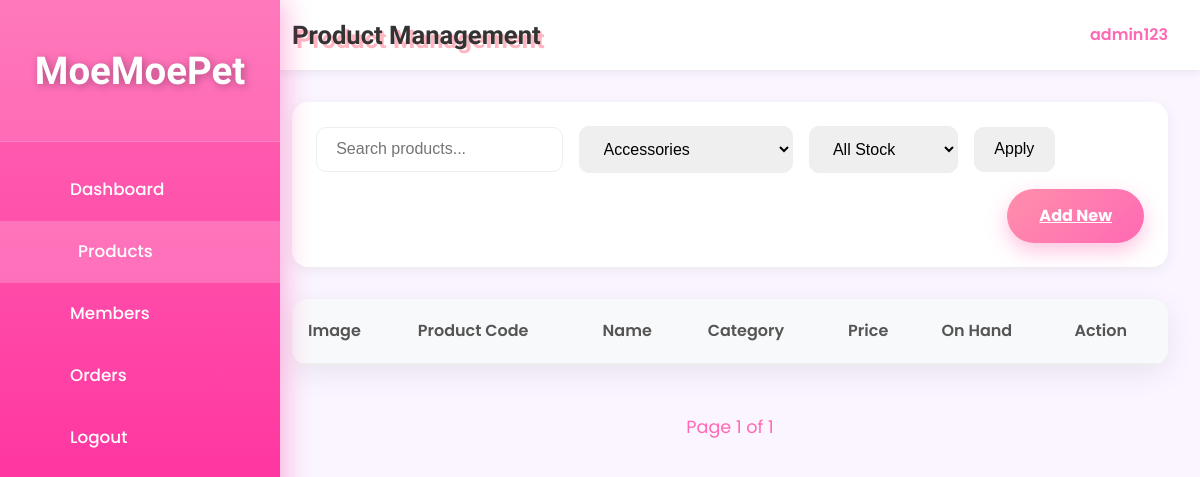
Page /admin/product_list.php?category=5 (signed in) on the earlier database version.
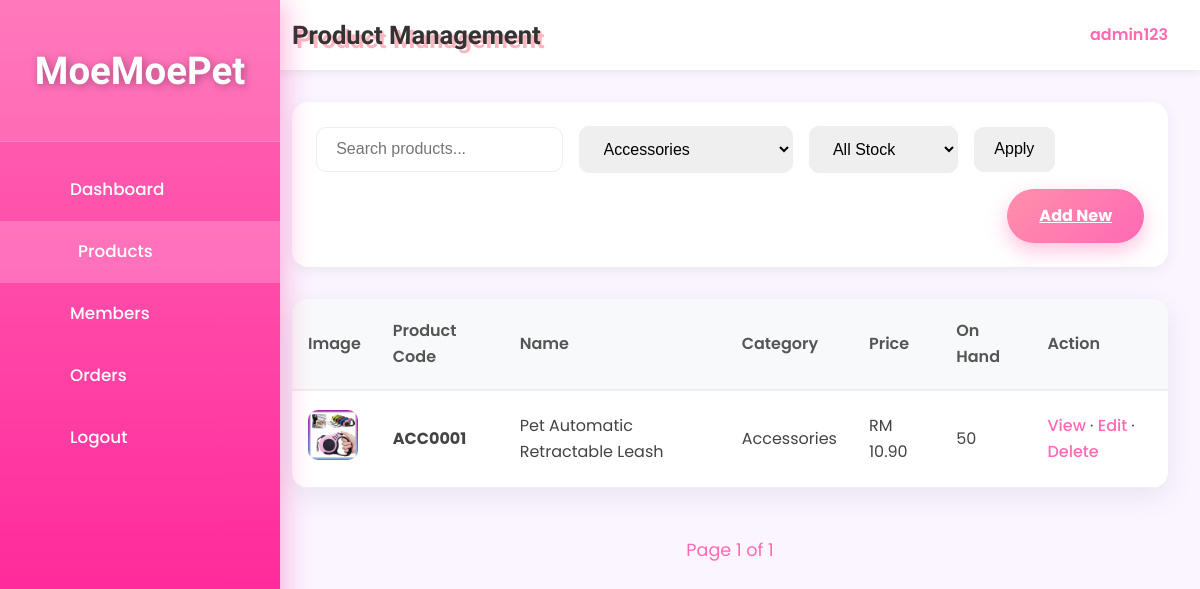
Same page on the later database version.
### tables this page shows
CREATE TABLE `product` (
  `product_id` int(11) NOT NULL,
  `product_code` varchar(20) NOT NULL,
  `product_name` varchar(200) NOT NULL,
  `description` text DEFAULT NULL,
  `price` decimal(10,2) NOT NULL,
  `stock_quantity` int(11) DEFAULT 0,
  `category_id` int(11) NOT NULL,
  `is_active` tinyint(1) DEFAULT 1,
  `created_at` datetime DEFAULT current_timestamp(),
  `updated_at` datetime DEFAULT current_timestamp() ON UPDATE current_timestamp(),
  `photo_name` varchar(255) NOT NULL
);

CREATE TABLE `category` (
  `category_id` int(11) NOT NULL,
  `category_code` varchar(10) NOT NULL,
  `category_name` varchar(100) NOT NULL,
  `description` text DEFAULT NULL,
  `created_at` datetime DEFAULT current_timestamp()
);

### _base.php (called while the page is built, shortened)
<?php
function encode($value) {
    return htmlentities($value);
}

### admin/product_list.php (the view, shortened to what this page needs)
<?php
require '../_base.php';
$page = max(1, (int)($_GET['page'] ?? 1));
$limit = (int)($_GET['limit'] ?? 5);
$offset = ($page - 1) * $limit;
$search = trim($_GET['search'] ?? '');
$category = $_GET['category'] ?? '';
$stock_status = $_GET['stock_status'] ?? 'all';
$where = "WHERE p.is_active = 1";
$params = [];
if ($category !== '') {
    $where .= " AND p.category_id = ?";
    $params[] = $category;
}
$count_stmt = $_db->prepare("SELECT COUNT(*) FROM product p $where");
$count_stmt->execute($params);
$total = $count_stmt->fetchColumn();
$total_pages = max(1, ceil($total / $limit));
$sql = "SELECT p.*, c.category_name, c.category_code
        FROM product p
        JOIN category c ON p.category_id = c.category_id
        $where
        ORDER BY p.created_at DESC
        LIMIT $limit OFFSET $offset";
$stmt = $_db->prepare($sql);
$stmt->execute($params);
$products = $stmt->fetchAll();
$cats = $_db->query("SELECT * FROM category ORDER BY category_name")->fetchAll();
?>
<!DOCTYPE html>
<html lang="en">
<head>
    <link rel="stylesheet" href="/css/app.css">
</head>
<body>
<div class="admin-layout">
    <aside class="admin-sidebar">
        <div class="logo">
            <h2>MoeMoePet</h2>
        </div>
        <ul>
            <li><a href="../admin.php"><i class="fas fa-tachometer-alt"></i> <span>Dashboard</span></a></li>
            <li><a href="product_list.php" class="active"><i class="fas fa-box"></i> <span>Products</span></a></li>
            <li><a href="member_list.php"><i class="fas fa-users"></i> Members</a></li>
            <li><a href="order_list.php"><i class="fas fa-clipboard-list"></i> Orders</a></li>
            <li><a href="/logout.php"><i class="fas fa-sign-out-alt"></i> <span>Logout</span></a></li>
        </ul>
    </aside>
    <main class="admin-main">
        <header class="admin-header">
            <h1>Product Management</h1>
            <div class="admin-user">
                <span><?= encode($_SESSION['user']) ?></span>
            </div>
        </header>
        <div class="toolbar">
            <input type="text" name="search" placeholder="Search products..." value="<?= encode($search) ?>">
            <select name="category">
                <?php foreach ($cats as $c): ?>
                    <option value="<?= $c->category_id ?>" <?= $category == $c->category_id ? 'selected' : '' ?>>
                        <?= encode($c->category_name) ?>
                    </option>
                <?php endforeach; ?>
            </select>
            <select name="stock_status">
                <option value="all" <?= $stock_status === 'all' ? 'selected' : '' ?>>All Stock</option>
            </select>
            <button onclick="applyFilters()">Apply</button>
            <a href="product_add.php" class="btn-add">Add New</a>
        </div>
        <div class="table-card">
            <table>
                <thead>
                    <tr>
                        <th>Image</th>
                        <th>Product Code</th>
                        <th>Name</th>
                        <th>Category</th>
                        <th>Price</th>
                        <th>On Hand</th>
                        <th>Action</th>
                    </tr>
                </thead>
                <tbody>
                    <?php foreach ($products as $p): ?>
                    <tr>
                        <td>
                            <?php if ($p->photo_name): ?>
                                <img src="../admin/uploads/products/<?= encode($p->photo_name) ?>" class="photo_name" alt="photo_name" style="width:50px;height:50px;object-fit:cover;border-radius:10px;">
                            <?php else: ?>
                                <div style="width:50px;height:50px;background:#f0f0f0;border-radius:10px;"></div>
                            <?php endif; ?>
                        </td>
                        <td><strong><?= encode($p->product_code) ?></strong></td>
                        <td><?= encode($p->product_name) ?></td>
                        <td><?= encode($p->category_name) ?></td>
                        <td>RM <?= number_format($p->price, 2) ?></td>
                        <td class="<?= $p->stock_quantity == 0 ? 'out-stock' : ($p->stock_quantity <= 10 ? 'low-stock' : '') ?>">
                            <?= $p->stock_quantity ?>
                        <td class="action-links">
                            <a href="product_view.php?id=<?= $p->product_id ?>"
                            class="text-pink-500 hover:text-pink-700 hover:underline font-medium transition">
                            View
                        </a>
                        <span class="text-pink-300 mx-3">·</span>
                        <a href="product_edit.php?id=<?= $p->product_id ?>"
                            class="text-pink-500 hover:text-pink-700 hover:underline font-medium transition">
                            Edit
                        </a>
                        <span class="text-pink-300 mx-3">·</span>
                        <form method="post" action="product_delete.php" style="display:inline;"
                            onsubmit="return confirm('Are you sure you want to delete it completely?「<?= encode($p->product_name) ?>」？\n\nThis operation cannot be undone!');">
                            <button type="submit" class="delete-link">
                                Delete
                            </button>
                        </form>
                        </td>
                    </tr>
                    <?php endforeach; ?>
                </tbody>
            </table>
        </div>
        <div class="pagination">
            <span>Page <?= $page ?> of <?= $total_pages ?></span>
        </div>
    </main>
</div>
</body>
</html>

Differences in the rows shown:
added product: photo_name (picture), product_code "ACC0001", product_name "Pet Automatic Retractable Leash", category.category_name "Accessories", price "10.90", stock_quantity "50"
